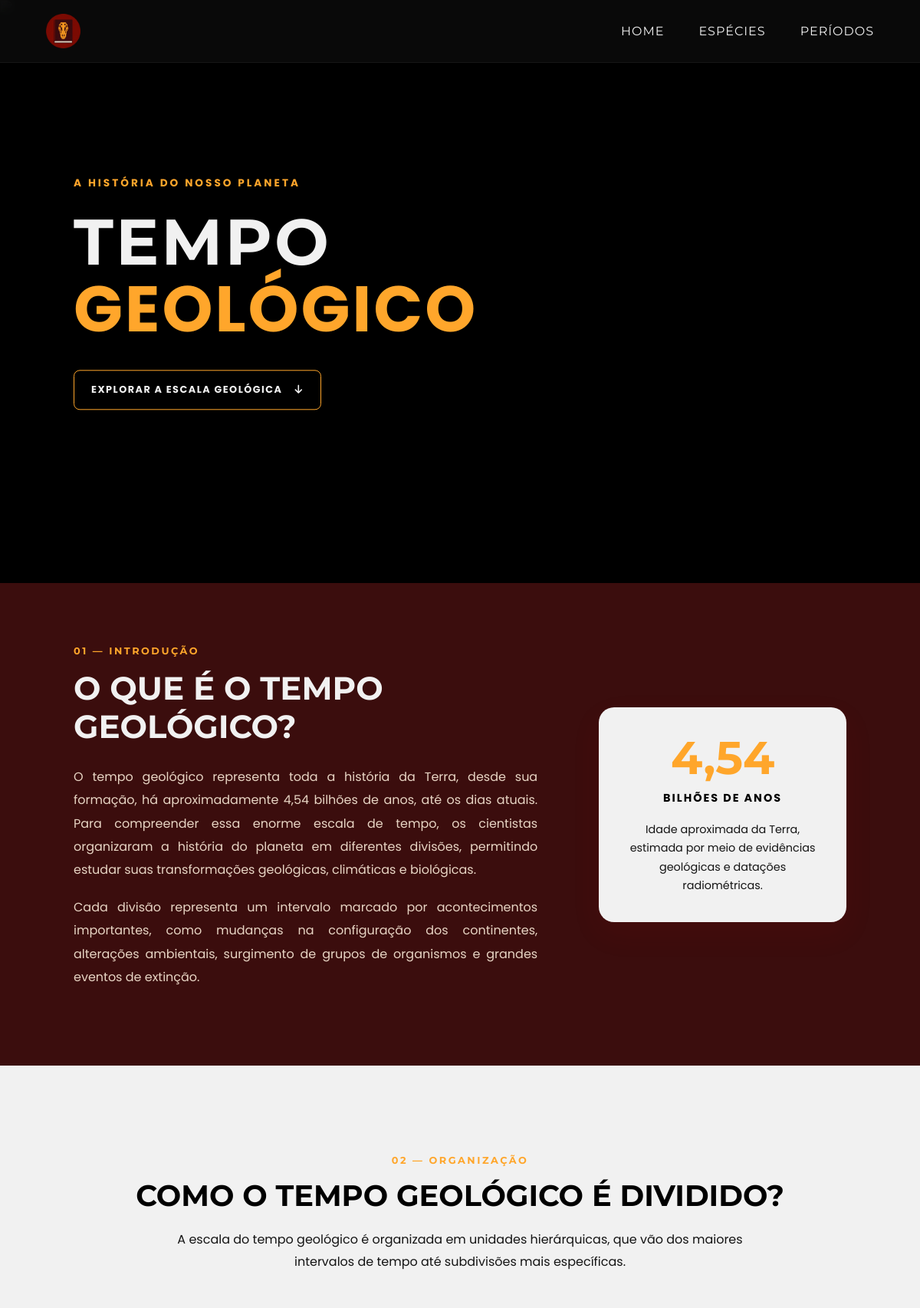
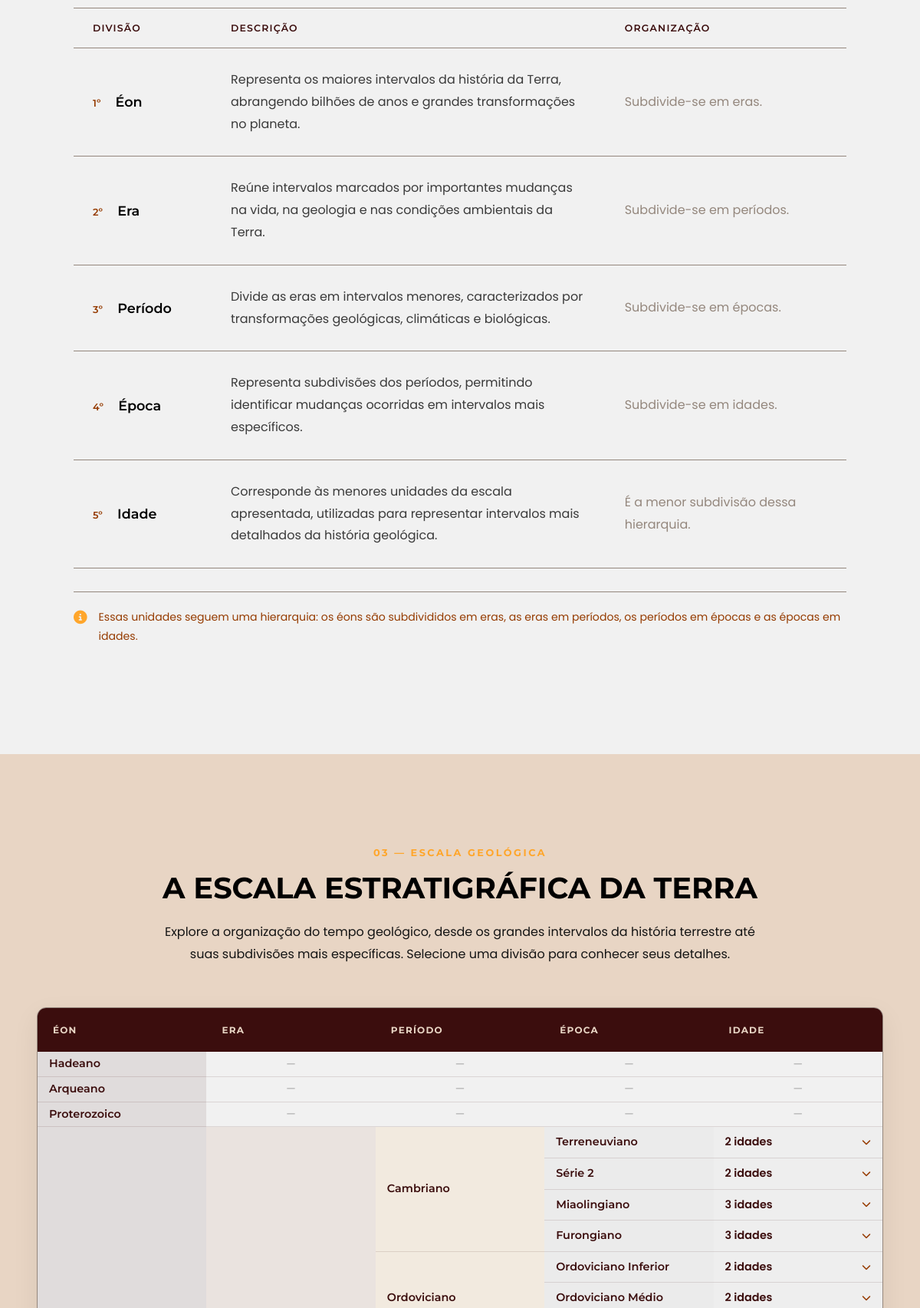
The app's page /index.php?page=period (upper part) with its own data (2 pictures, top to bottom).
### tables this page shows
CREATE TABLE `geo_time` (
  `id` int(11) NOT NULL,
  `slug` varchar(150) DEFAULT NULL,
  `name` varchar(100) DEFAULT NULL,
  `type` enum('eon','era','periodo','epoca','idade') DEFAULT NULL,
  `begin_year` decimal(10,4) DEFAULT NULL,
  `end_year` decimal(10,4) DEFAULT NULL,
  `parent_id` int(11) DEFAULT NULL,
  `summary` text DEFAULT NULL,
  `continental_configuration` text DEFAULT NULL,
  `climate` text DEFAULT NULL,
  `oceans` text DEFAULT NULL,
  `vegetation` text DEFAULT NULL,
  `environments` text DEFAULT NULL,
  `biodiversity` text DEFAULT NULL,
  `curiosities` text DEFAULT NULL
);

### pages/period.php (the view, shortened to what this page needs)
<?php
include(__DIR__ . '/../config/database.php');
function buildGeologicalScaleRows($node, $childrenByParent, $path = [])
{
    $path[] = $node;
    $children = $childrenByParent[$node['id']] ?? [];
    if (empty($children)) {
        return [$path];
    }
    $rows = [];
    foreach ($children as $child) {
        $rows = array_merge(
            $rows,
            buildGeologicalScaleRows($child, $childrenByParent, $path)
        );
    }
    return $rows;
}
$scaleStmt = $conn->query("
    SELECT id, name, slug, type, parent_id
    FROM geo_time
    ORDER BY begin_year DESC, name ASC
");
$scaleDivisions = $scaleStmt->fetchAll(PDO::FETCH_ASSOC);
$childrenByParent = [];
$scaleRoots = [];
foreach ($scaleDivisions as $division) {
    if ($division['parent_id'] === null) {
        $scaleRoots[] = $division;
    } else {
        $childrenByParent[$division['parent_id']][] = $division;
    }
}
$scaleRows = [];
foreach ($scaleRoots as $root) {
    $scaleRows = array_merge(
        $scaleRows,
        buildGeologicalScaleRows($root, $childrenByParent)
    );
}
$scaleTableRows = [];
$scaleGroupedAges = [];
foreach ($scaleRows as $path) {
    $lastDivision = $path[count($path) - 1];
    if ($lastDivision['type'] === 'idade' && count($path) > 1) {
        $parentPath = array_slice($path, 0, -1);
        $parentDivision = $parentPath[count($parentPath) - 1];
        $groupKey = 'parent-' . $parentDivision['id'];
        if (!isset($scaleGroupedAges[$groupKey])) {
            $scaleGroupedAges[$groupKey] = count($scaleTableRows);
            $scaleTableRows[] = [
                'path' => $parentPath,
                'ages' => []
            ];
        }
        $scaleTableRows[$scaleGroupedAges[$groupKey]]['ages'][] = $lastDivision;
    } else {
        $scaleTableRows[] = [
            'path' => $path,
            'ages' => []
        ];
    }
}
$scaleColumns = [
    'eon' => 'Éon',
    'era' => 'Era',
    'periodo' => 'Período',
    'epoca' => 'Época',
    'idade' => 'Idade'
];
$scalePages = [
    'eon' => 'time_info',
    'era' => 'time_info',
    'periodo' => 'time_info',
    'epoca' => 'time_info',
    'idade' => 'time_info'
];
?>
<main class="period-page">
    <section class="period-intro">
        <div class="period-hero">
            <img class="period-hero-image" src="assets/images/period/period_banner.jpg" alt="Representação da história geológica da Terra">
            <div class="period-hero-overlay"></div>
            <div class="period-hero-content">
                <span class="period-hero-label">
                    A HISTÓRIA DO NOSSO PLANETA
                </span>
                <h1>
                    TEMPO <span>GEOLÓGICO</span>
                </h1>
                <a href="#geological-scale" class="period-hero-link">
                    EXPLORAR A ESCALA GEOLÓGICA
                    <i class="fa-solid fa-arrow-down"></i>
                </a>
            </div>
        </div>
        <div class="period-introduction">
            <div class="period-introduction-content">
                <div class="period-introduction-text">
                    <span>01 — INTRODUÇÃO</span>
                    <h2>O QUE É O TEMPO GEOLÓGICO?</h2>
                    <p>
                        O tempo geológico representa toda a história da Terra,
                        desde sua formação, há aproximadamente 4,54 bilhões de
                        anos, até os dias atuais. Para compreender essa enorme
                        escala de tempo, os cientistas organizaram a história
                        do planeta em diferentes divisões, permitindo estudar
                        suas transformações geológicas, climáticas e biológicas.
                    </p>
                    <p>
                        Cada divisão representa um intervalo marcado por
                        acontecimentos importantes, como mudanças na
                        configuração dos continentes, alterações ambientais,
                        surgimento de grupos de organismos e grandes eventos
                        de extinção.
                    </p>
                </div>
                <div class="period-introduction-highlight">
                    <span>4,54</span>
                    <strong>BILHÕES DE ANOS</strong>
                    <p>
                        Idade aproximada da Terra, estimada por meio de
                        evidências geológicas e datações radiométricas.
                    </p>
                </div>
            </div>
        </div>
    </section>
    <section class="period-hierarchy">
        <div class="period-section-heading">
            <span>02 — ORGANIZAÇÃO</span>
            <h2>COMO O TEMPO GEOLÓGICO É DIVIDIDO?</h2>
            <p>
                A escala do tempo geológico é organizada em unidades
                hierárquicas, que vão dos maiores intervalos de tempo
                até subdivisões mais específicas.
            </p>
        </div>
        <div class="period-hierarchy-table-wrapper">
            <table class="period-hierarchy-table">
                <thead>
                    <tr>
                        <th>Divisão</th>
                        <th>Descrição</th>
                        <th>Organização</th>
                    </tr>
                </thead>
                <tbody>
                    <tr>
                        <td>
                            <span class="hierarchy-level">1º</span>
                            <strong>Éon</strong>
                        </td>
                        <td>
                            Representa os maiores intervalos da história
                            da Terra, abrangendo bilhões de anos e grandes
                            transformações no planeta.
                        </td>
                        <td>
                            Subdivide-se em eras.
                        </td>
                    </tr>
                    <tr>
                        <td>
                            <span class="hierarchy-level">2º</span>
                            <strong>Era</strong>
                        </td>
                        <td>
                            Reúne intervalos marcados por importantes
                            mudanças na vida, na geologia e nas condições
                            ambientais da Terra.
                        </td>
                        <td>
                            Subdivide-se em períodos.
                        </td>
                    </tr>
                    <tr>
                        <td>
                            <span class="hierarchy-level">3º</span>
                            <strong>Período</strong>
                        </td>
                        <td>
                            Divide as eras em intervalos menores,
                            caracterizados por transformações geológicas,
                            climáticas e biológicas.
                        </td>
                        <td>
                            Subdivide-se em épocas.
                        </td>
                    </tr>
                    <tr>
                        <td>
                            <span class="hierarchy-level">4º</span>
                            <strong>Época</strong>
                        </td>
                        <td>
                            Representa subdivisões dos períodos,
                            permitindo identificar mudanças ocorridas
                            em intervalos mais específicos.
                        </td>
                        <td>
                            Subdivide-se em idades.
                        </td>
                    </tr>
                    <tr>
                        <td>
                            <span class="hierarchy-level">5º</span>
                            <strong>Idade</strong>
                        </td>
                        <td>
                            Corresponde às menores unidades da escala
                            apresentada, utilizadas para representar
                            intervalos mais detalhados da história geológica.
                        </td>
                        <td>
                            É a menor subdivisão dessa hierarquia.
                        </td>
                    </tr>
                </tbody>
            </table>
        </div>
        <div class="period-hierarchy-note">
            <i class="fa-solid fa-circle-info"></i>
            <p>
                Essas unidades seguem uma hierarquia: os éons são
                subdivididos em eras, as eras em períodos, os períodos
                em épocas e as épocas em idades.
            </p>
        </div>
    </section>
    <section class="period-scale" id="geological-scale">
        <div class="period-section-heading">
            <span>03 — ESCALA GEOLÓGICA</span>
            <h2>A ESCALA ESTRATIGRÁFICA DA TERRA</h2>
            <p>
                Explore a organização do tempo geológico, desde os grandes
                intervalos da história terrestre até suas subdivisões mais
                específicas. Selecione uma divisão para conhecer seus detalhes.
            </p>
        </div>
        <?php if (!empty($scaleTableRows)) { ?>
            <div class="period-scale-table-wrapper">
                <table class="period-scale-table">
                    <thead>
                        <tr>
                            <th>Éon</th>
                            <th>Era</th>
                            <th>Período</th>
                            <th>Época</th>
                            <th>Idade</th>
                        </tr>
                    </thead>
                    <tbody>
                        <?php foreach ($scaleTableRows as $rowIndex => $tableRow) { ?>
                            <?php
                                $path = $tableRow['path'];
                                $ages = $tableRow['ages'];
                                $divisionsByType = array_fill_keys(
                                    array_keys($scaleColumns),
                                    null
                                );
                                foreach ($path as $division) {
                                    $divisionsByType[$division['type']] = $division;
                                }
                            ?>
                            <tr>
                                <?php foreach ($scaleColumns as $type => $label) { ?>
                                    <?php if ($type === 'idade' && !empty($ages)) { ?>
                                        <?php
                                            $ageCount = count($ages);
                                            $parentName = htmlspecialchars(
                                                $path[count($path) - 1]['name'],
                                                ENT_QUOTES,
                                                'UTF-8'
                                            );
                                        ?>
                                        <td class="period-scale-cell period-scale-cell-idade">
                                            <details class="period-scale-age-dropdown">
                                                <summary aria-label="Mostrar ou ocultar as <?= $ageCount; ?> idades de <?= $parentName; ?>">
                                                    <span><?= $ageCount; ?> <?= $ageCount === 1 ? 'idade' : 'idades'; ?></span>
                                                    <i class="fa-solid fa-chevron-down" aria-hidden="true"></i>
                                                </summary>
                                            </details>
                                        </td>
                                        <?php continue; ?>
                                    <?php } ?>
                                    <?php
                                        $division = $divisionsByType[$type];
                                        if ($division === null) {
                                            echo '<td class="period-scale-empty">—</td>';
                                            continue;
                                        }
                                        $previousDivision = null;
                                        if ($rowIndex > 0) {
                                            foreach ($scaleTableRows[$rowIndex - 1]['path'] as $previous) {
                                                if ($previous['type'] === $type) {
                                                    $previousDivision = $previous;
                                                    break;
                                                }
                                            }
                                        }
                                        if (
                                            $previousDivision !== null &&
                                            $previousDivision['id'] == $division['id']
                                        ) {
                                            continue;
                                        }
                                        $rowspan = 1;
                                        for (
                                            $nextIndex = $rowIndex + 1;
                                            $nextIndex < count($scaleTableRows);
                                            $nextIndex++
                                        ) {
                                            $nextDivision = null;
                                            foreach ($scaleTableRows[$nextIndex]['path'] as $next) {
                                                if ($next['type'] === $type) {
                                                    $nextDivision = $next;
                                                    break;
                                                }
                                            }
                                            if (
                                                $nextDivision !== null &&
                                                $nextDivision['id'] == $division['id']
                                            ) {
                                                $rowspan++;
                                            } else {
                                                break;
                                            }
                                        }
                                        $page = $scalePages[$type];
                                        $slug = urlencode($division['slug']);
                                        $name = htmlspecialchars(
                                            $division['name'],
                                            ENT_QUOTES,
                                            'UTF-8'
                                        );
                                    ?>
                                    <td
                                        class="period-scale-cell period-scale-cell-<?= $type; ?>"
                                        rowspan="<?= $rowspan; ?>"
                                    >
                                        <a
                                            href="index.php?page=<?= $page; ?>&slug=<?= $slug; ?>"
                                            class="period-scale-link"
                                        >
                                            <?= $name; ?>
                                        </a>
                                    </td>
                                <?php } ?>
                            </tr>
                        <?php } ?>
                    </tbody>
                </table>
            </div>
        <?php } else { ?>
            <p class="period-empty-message">
                Nenhuma divisão do tempo geológico foi cadastrada até o momento.
            </p>
        <?php } ?>
    </section>
</main>

### records on screen
geo_time: name "Hadeano"
geo_time: name "Arqueano"
geo_time: name "Proterozoico"
geo_time: name "Cambriano"
geo_time: name "Terreneuviano"
geo_time: name "Série 2"
geo_time: name "Miaolingiano"
geo_time: name "Furongiano"
geo_time: name "Ordoviciano"
geo_time: name "Ordoviciano Inferior"
geo_time: name "Ordoviciano Médio"

### other values on screen
$ageCount "2"
$ageCount "3"
